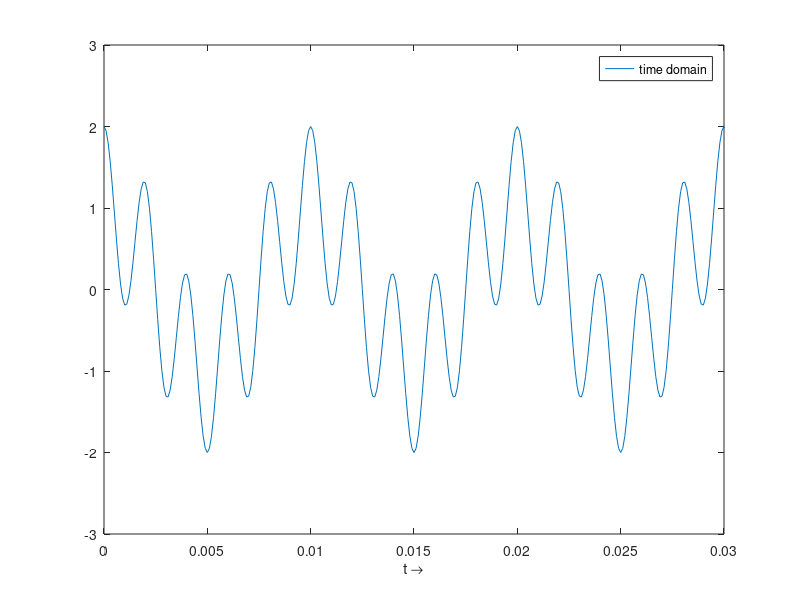
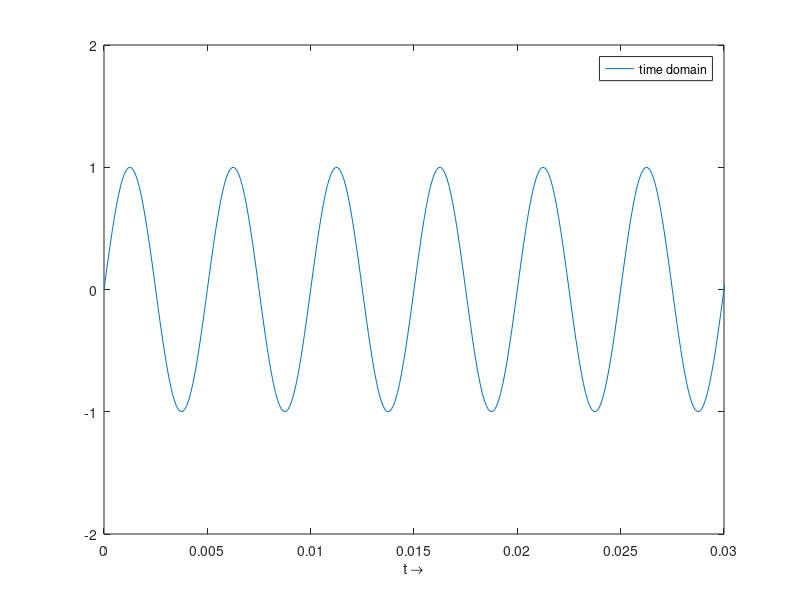
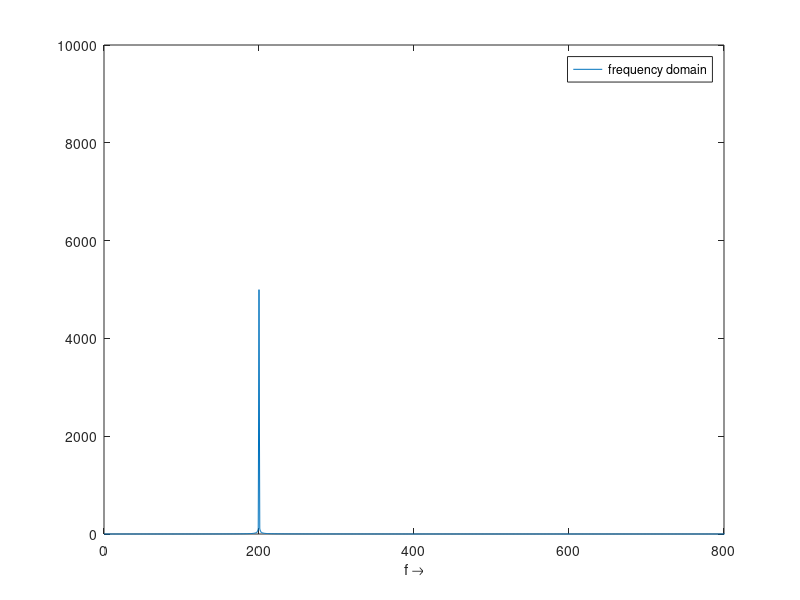

The MATLAB source for these figures, in order: (Note: this script raises an error after producing the figures.)
%%          Experiment 5
%% 1. (a)

clc;clear;
fs = 10000;
t = 0:1/fs:1;
x = cos(2*pi*100*t) + cos(2*pi*500*t);
y = fft(x);
plot(t,x);
axis([0 0.03 -3 3]);
legend('time domain');
xlabel('t \rightarrow');
figure;
plot(t*fs, abs(y));
axis([0 800 0 10000]);
legend('frequency domain');
xlabel('f \rightarrow');

%% 1. (b)

clc;clear;
fs = 10000;
t = 0:1/fs:1;
x = sin(2*pi*200*t);
y = fft(x);
plot(t,x);
axis([0 0.03 -2 2]);
legend('time domain');
xlabel('t \rightarrow');
figure;
plot(t*fs, abs(y));
axis([0 800 0 10000]);
legend('frequency domain');
xlabel('f \rightarrow');

%% 2.

t = 0:0.001:0.5;
x = cos(2*pi*100*t)+sin(2*pi*300*t);
spectrogram(x, 'yaxis');